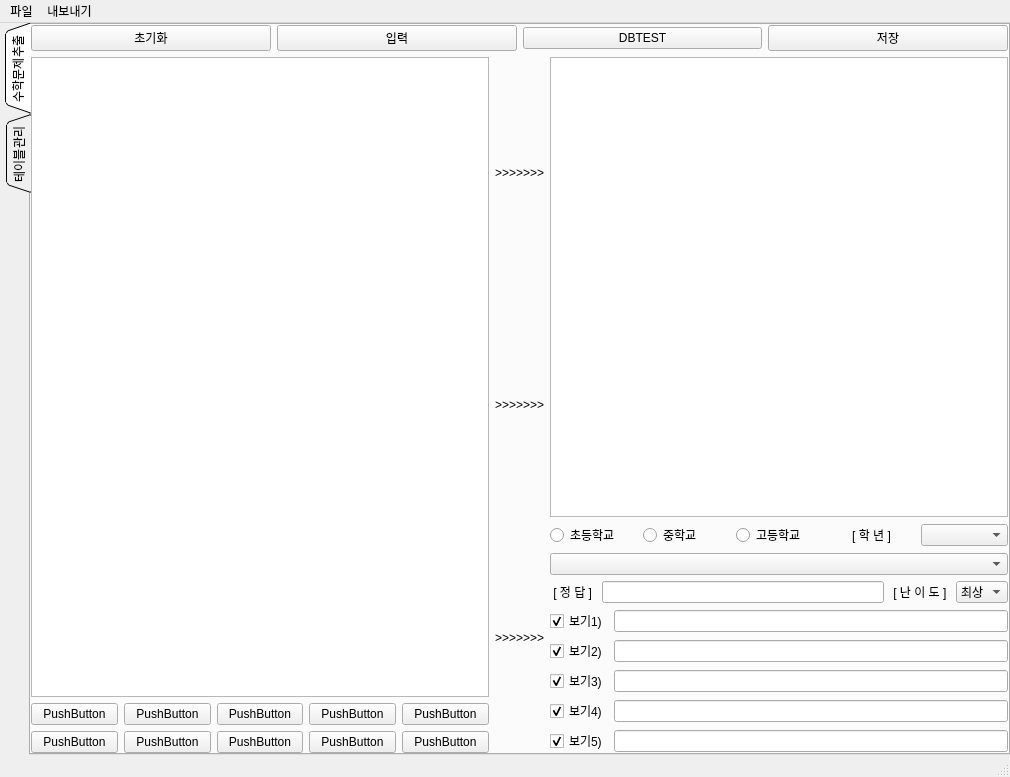
<?xml version="1.0" encoding="UTF-8"?>
<ui version="4.0">
 <class>MainWindow</class>
 <widget class="QMainWindow" name="MainWindow">
  <property name="geometry">
   <rect>
    <x>0</x>
    <y>0</y>
    <width>1010</width>
    <height>777</height>
   </rect>
  </property>
  <property name="windowTitle">
   <string>MainWindow</string>
  </property>
  <widget class="QWidget" name="centralwidget">
   <layout class="QHBoxLayout" name="horizontalLayout_26">
    <property name="leftMargin">
     <number>5</number>
    </property>
    <property name="topMargin">
     <number>0</number>
    </property>
    <property name="rightMargin">
     <number>0</number>
    </property>
    <property name="bottomMargin">
     <number>0</number>
    </property>
    <item>
     <layout class="QVBoxLayout" name="verticalLayout">
      <property name="spacing">
       <number>6</number>
      </property>
      <item>
       <widget class="QTabWidget" name="tabWidget">
        <property name="tabPosition">
         <enum>QTabWidget::West</enum>
        </property>
        <property name="tabShape">
         <enum>QTabWidget::Triangular</enum>
        </property>
        <property name="currentIndex">
         <number>0</number>
        </property>
        <widget class="QWidget" name="tab">
         <attribute name="title">
          <string>수학문제추출</string>
         </attribute>
         <layout class="QVBoxLayout" name="verticalLayout_3">
          <property name="leftMargin">
           <number>0</number>
          </property>
          <property name="topMargin">
           <number>0</number>
          </property>
          <property name="rightMargin">
           <number>0</number>
          </property>
          <property name="bottomMargin">
           <number>0</number>
          </property>
          <item>
           <layout class="QHBoxLayout" name="horizontalLayout">
            <item>
             <widget class="QPushButton" name="pushButton1">
              <property name="text">
               <string>초기화</string>
              </property>
             </widget>
            </item>
            <item>
             <widget class="QPushButton" name="pushButton2">
              <property name="text">
               <string>입력</string>
              </property>
             </widget>
            </item>
            <item>
             <widget class="QPushButton" name="btn_db">
              <property name="text">
               <string>DBTEST</string>
              </property>
             </widget>
            </item>
            <item>
             <widget class="QPushButton" name="pushButton4">
              <property name="text">
               <string>저장</string>
              </property>
             </widget>
            </item>
           </layout>
          </item>
          <item>
           <layout class="QGridLayout" name="gridLayout_5">
            <item row="0" column="0">
             <layout class="QHBoxLayout" name="horizontalLayout_18">
              <item>
               <layout class="QVBoxLayout" name="verticalLayout_12">
                <item>
                 <widget class="QPlainTextEdit" name="plainTextEdit"/>
                </item>
                <item>
                 <layout class="QGridLayout" name="gridLayout_6">
                  <item row="0" column="4">
                   <widget class="QPushButton" name="pushButton_23">
                    <property name="text">
                     <string>PushButton</string>
                    </property>
                   </widget>
                  </item>
                  <item row="1" column="2">
                   <widget class="QPushButton" name="pushButton_24">
                    <property name="text">
                     <string>PushButton</string>
                    </property>
                   </widget>
                  </item>
                  <item row="0" column="1">
                   <widget class="QPushButton" name="pushButton_25">
                    <property name="text">
                     <string>PushButton</string>
                    </property>
                   </widget>
                  </item>
                  <item row="1" column="3">
                   <widget class="QPushButton" name="pushButton_26">
                    <property name="text">
                     <string>PushButton</string>
                    </property>
                   </widget>
                  </item>
                  <item row="0" column="2">
                   <widget class="QPushButton" name="pushButton_27">
                    <property name="text">
                     <string>PushButton</string>
                    </property>
                   </widget>
                  </item>
                  <item row="0" column="0">
                   <widget class="QPushButton" name="pushButton_28">
                    <property name="text">
                     <string>PushButton</string>
                    </property>
                   </widget>
                  </item>
                  <item row="1" column="1">
                   <widget class="QPushButton" name="pushButton_29">
                    <property name="text">
                     <string>PushButton</string>
                    </property>
                   </widget>
                  </item>
                  <item row="1" column="4">
                   <widget class="QPushButton" name="pushButton_30">
                    <property name="text">
                     <string>PushButton</string>
                    </property>
                   </widget>
                  </item>
                  <item row="0" column="3">
                   <widget class="QPushButton" name="pushButton_31">
                    <property name="text">
                     <string>PushButton</string>
                    </property>
                   </widget>
                  </item>
                  <item row="1" column="0">
                   <widget class="QPushButton" name="pushButton_32">
                    <property name="text">
                     <string>PushButton</string>
                    </property>
                   </widget>
                  </item>
                 </layout>
                </item>
               </layout>
              </item>
              <item>
               <layout class="QVBoxLayout" name="verticalLayout_13">
                <property name="spacing">
                 <number>1</number>
                </property>
                <item>
                 <widget class="QLabel" name="label_13">
                  <property name="text">
                   <string>&gt;&gt;&gt;&gt;&gt;&gt;&gt;</string>
                  </property>
                 </widget>
                </item>
                <item>
                 <widget class="QLabel" name="label_14">
                  <property name="text">
                   <string>&gt;&gt;&gt;&gt;&gt;&gt;&gt;</string>
                  </property>
                 </widget>
                </item>
                <item>
                 <widget class="QLabel" name="label_15">
                  <property name="text">
                   <string>&gt;&gt;&gt;&gt;&gt;&gt;&gt;</string>
                  </property>
                 </widget>
                </item>
               </layout>
              </item>
              <item>
               <layout class="QVBoxLayout" name="verticalLayout_14">
                <item>
                 <widget class="QPlainTextEdit" name="plainTextEdit2"/>
                </item>
                <item>
                 <layout class="QHBoxLayout" name="horizontalLayout_19">
                  <item>
                   <widget class="QRadioButton" name="radioButton1">
                    <property name="text">
                     <string>초등학교</string>
                    </property>
                    <attribute name="buttonGroup">
                     <string notr="true">buttonGroup</string>
                    </attribute>
                   </widget>
                  </item>
                  <item>
                   <widget class="QRadioButton" name="radioButton2">
                    <property name="text">
                     <string>중학교</string>
                    </property>
                    <attribute name="buttonGroup">
                     <string notr="true">buttonGroup</string>
                    </attribute>
                   </widget>
                  </item>
                  <item>
                   <widget class="QRadioButton" name="radioButton3">
                    <property name="text">
                     <string>고등학교</string>
                    </property>
                    <attribute name="buttonGroup">
                     <string notr="true">buttonGroup</string>
                    </attribute>
                   </widget>
                  </item>
                  <item>
                   <widget class="QLabel" name="label_16">
                    <property name="text">
                     <string>[ 학 년 ]</string>
                    </property>
                    <property name="alignment">
                     <set>Qt::AlignCenter</set>
                    </property>
                   </widget>
                  </item>
                  <item>
                   <widget class="QComboBox" name="comboBox1"/>
                  </item>
                 </layout>
                </item>
                <item>
                 <widget class="QComboBox" name="comboBox2"/>
                </item>
                <item>
                 <layout class="QHBoxLayout" name="horizontalLayout_20">
                  <item>
                   <widget class="QLabel" name="label_17">
                    <property name="text">
                     <string> [ 정 답 ] </string>
                    </property>
                   </widget>
                  </item>
                  <item>
                   <widget class="QLineEdit" name="lineEdit1"/>
                  </item>
                  <item>
                   <widget class="QLabel" name="label_18">
                    <property name="text">
                     <string> [ 난 이 도 ] </string>
                    </property>
                   </widget>
                  </item>
                  <item>
                   <widget class="QComboBox" name="comboBox3">
                    <item>
                     <property name="text">
                      <string>최상</string>
                     </property>
                    </item>
                    <item>
                     <property name="text">
                      <string>상</string>
                     </property>
                    </item>
                    <item>
                     <property name="text">
                      <string>중상</string>
                     </property>
                    </item>
                    <item>
                     <property name="text">
                      <string>중</string>
                     </property>
                    </item>
                    <item>
                     <property name="text">
                      <string>중하</string>
                     </property>
                    </item>
                    <item>
                     <property name="text">
                      <string>하</string>
                     </property>
                    </item>
                   </widget>
                  </item>
                 </layout>
                </item>
                <item>
                 <layout class="QVBoxLayout" name="verticalLayout_15">
                  <item>
                   <layout class="QHBoxLayout" name="horizontalLayout_21">
                    <item>
                     <widget class="QCheckBox" name="checkBox_11">
                      <property name="text">
                       <string>보기1)</string>
                      </property>
                      <property name="checked">
                       <bool>true</bool>
                      </property>
                     </widget>
                    </item>
                    <item>
                     <widget class="QLineEdit" name="lineEdit2"/>
                    </item>
                   </layout>
                  </item>
                  <item>
                   <layout class="QHBoxLayout" name="horizontalLayout_22">
                    <item>
                     <widget class="QCheckBox" name="checkBox_12">
                      <property name="text">
                       <string>보기2)</string>
                      </property>
                      <property name="checked">
                       <bool>true</bool>
                      </property>
                     </widget>
                    </item>
                    <item>
                     <widget class="QLineEdit" name="lineEdit3"/>
                    </item>
                   </layout>
                  </item>
                  <item>
                   <layout class="QHBoxLayout" name="horizontalLayout_23">
                    <item>
                     <widget class="QCheckBox" name="checkBox_13">
                      <property name="text">
                       <string>보기3)</string>
                      </property>
                      <property name="checked">
                       <bool>true</bool>
                      </property>
                     </widget>
                    </item>
                    <item>
                     <widget class="QLineEdit" name="lineEdit4"/>
                    </item>
                   </layout>
                  </item>
                  <item>
                   <layout class="QHBoxLayout" name="horizontalLayout_24">
                    <item>
                     <widget class="QCheckBox" name="checkBox_14">
                      <property name="text">
                       <string>보기4)</string>
                      </property>
                      <property name="checked">
                       <bool>true</bool>
                      </property>
                     </widget>
                    </item>
                    <item>
                     <widget class="QLineEdit" name="lineEdit5"/>
                    </item>
                   </layout>
                  </item>
                  <item>
                   <layout class="QHBoxLayout" name="horizontalLayout_25">
                    <item>
                     <widget class="QCheckBox" name="checkBox_15">
                      <property name="text">
                       <string>보기5)</string>
                      </property>
                      <property name="checked">
                       <bool>true</bool>
                      </property>
                     </widget>
                    </item>
                    <item>
                     <widget class="QLineEdit" name="lineEdit6"/>
                    </item>
                   </layout>
                  </item>
                 </layout>
                </item>
               </layout>
              </item>
             </layout>
            </item>
           </layout>
          </item>
         </layout>
        </widget>
        <widget class="QWidget" name="tab_2">
         <attribute name="title">
          <string>테이블관리</string>
         </attribute>
         <layout class="QVBoxLayout" name="verticalLayout_2">
          <item>
           <layout class="QGridLayout" name="gridLayout_7">
            <item row="0" column="0">
             <widget class="QPushButton" name="pushButton5">
              <property name="text">
               <string>검색</string>
              </property>
             </widget>
            </item>
           </layout>
          </item>
          <item>
           <layout class="QGridLayout" name="gridLayout_9">
            <item row="0" column="0">
             <widget class="QTableWidget" name="tableWidget">
              <column>
               <property name="text">
                <string>ID</string>
               </property>
              </column>
              <column>
               <property name="text">
                <string>단원명</string>
               </property>
              </column>
              <column>
               <property name="text">
                <string>정답</string>
               </property>
              </column>
              <column>
               <property name="text">
                <string>보기1</string>
               </property>
              </column>
              <column>
               <property name="text">
                <string>보기2</string>
               </property>
              </column>
              <column>
               <property name="text">
                <string>보기3</string>
               </property>
              </column>
              <column>
               <property name="text">
                <string>보기4</string>
               </property>
              </column>
              <column>
               <property name="text">
                <string>보기5</string>
               </property>
              </column>
              <column>
               <property name="text">
                <string>학교</string>
               </property>
              </column>
              <column>
               <property name="text">
                <string>학년</string>
               </property>
              </column>
              <column>
               <property name="text">
                <string>난이도</string>
               </property>
              </column>
             </widget>
            </item>
           </layout>
          </item>
         </layout>
        </widget>
       </widget>
      </item>
     </layout>
    </item>
   </layout>
  </widget>
  <widget class="QMenuBar" name="menubar">
   <property name="geometry">
    <rect>
     <x>0</x>
     <y>0</y>
     <width>1010</width>
     <height>21</height>
    </rect>
   </property>
   <widget class="QMenu" name="menu">
    <property name="title">
     <string>파일</string>
    </property>
    <addaction name="action_open"/>
    <addaction name="action_save"/>
    <addaction name="action_capture"/>
   </widget>
   <widget class="QMenu" name="menu_2">
    <property name="title">
     <string>내보내기</string>
    </property>
    <addaction name="action_pdf"/>
   </widget>
   <addaction name="menu"/>
   <addaction name="menu_2"/>
  </widget>
  <widget class="QStatusBar" name="statusbar"/>
  <action name="action_open">
   <property name="text">
    <string>열기</string>
   </property>
  </action>
  <action name="action_save">
   <property name="text">
    <string>저장</string>
   </property>
  </action>
  <action name="action_capture">
   <property name="text">
    <string>캡쳐</string>
   </property>
   <property name="shortcut">
    <string>Ctrl+1</string>
   </property>
  </action>
  <action name="action_pdf">
   <property name="text">
    <string>PDF</string>
   </property>
  </action>
 </widget>
 <resources/>
 <connections/>
 <buttongroups>
  <buttongroup name="buttonGroup"/>
 </buttongroups>
</ui>
